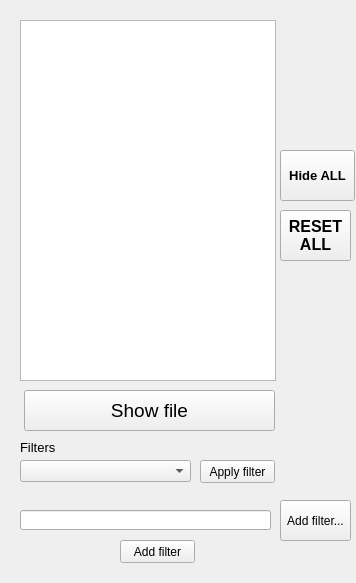
<?xml version="1.0" encoding="UTF-8"?>
<ui version="4.0">
 <class>GUIClass</class>
 <widget class="QMainWindow" name="GUIClass">
  <property name="geometry">
   <rect>
    <x>0</x>
    <y>0</y>
    <width>356</width>
    <height>583</height>
   </rect>
  </property>
  <property name="windowTitle">
   <string>GUI</string>
  </property>
  <widget class="QWidget" name="centralWidget">
   <widget class="QComboBox" name="comboBox">
    <property name="geometry">
     <rect>
      <x>20</x>
      <y>460</y>
      <width>171</width>
      <height>22</height>
     </rect>
    </property>
   </widget>
   <widget class="QPushButton" name="Filter_Apply">
    <property name="geometry">
     <rect>
      <x>200</x>
      <y>460</y>
      <width>75</width>
      <height>23</height>
     </rect>
    </property>
    <property name="text">
     <string>Apply filter</string>
    </property>
   </widget>
   <widget class="QLabel" name="label">
    <property name="geometry">
     <rect>
      <x>20</x>
      <y>440</y>
      <width>46</width>
      <height>13</height>
     </rect>
    </property>
    <property name="text">
     <string>&lt;html&gt;&lt;head/&gt;&lt;body&gt;&lt;p&gt;&lt;span style=&quot; font-size:10pt;&quot;&gt;Filters&lt;/span&gt;&lt;/p&gt;&lt;/body&gt;&lt;/html&gt;</string>
    </property>
   </widget>
   <widget class="QListWidget" name="listWidget">
    <property name="geometry">
     <rect>
      <x>20</x>
      <y>20</y>
      <width>256</width>
      <height>361</height>
     </rect>
    </property>
    <property name="toolTip">
     <string>&lt;html&gt;&lt;head/&gt;&lt;body&gt;&lt;p&gt;BLocked files&lt;/p&gt;&lt;/body&gt;&lt;/html&gt;</string>
    </property>
   </widget>
   <widget class="QPushButton" name="Show_Selected_File">
    <property name="geometry">
     <rect>
      <x>24</x>
      <y>390</y>
      <width>251</width>
      <height>41</height>
     </rect>
    </property>
    <property name="font">
     <font>
      <pointsize>14</pointsize>
     </font>
    </property>
    <property name="text">
     <string>Show file</string>
    </property>
    <property name="checkable">
     <bool>true</bool>
    </property>
    <property name="checked">
     <bool>false</bool>
    </property>
   </widget>
   <widget class="QPushButton" name="Hide_ALL">
    <property name="geometry">
     <rect>
      <x>280</x>
      <y>150</y>
      <width>75</width>
      <height>51</height>
     </rect>
    </property>
    <property name="font">
     <font>
      <pointsize>10</pointsize>
      <weight>75</weight>
      <bold>true</bold>
     </font>
    </property>
    <property name="text">
     <string>Hide ALL</string>
    </property>
   </widget>
   <widget class="QPushButton" name="Reset_ALL_filters">
    <property name="geometry">
     <rect>
      <x>280</x>
      <y>210</y>
      <width>71</width>
      <height>51</height>
     </rect>
    </property>
    <property name="font">
     <font>
      <pointsize>12</pointsize>
      <weight>75</weight>
      <bold>true</bold>
     </font>
    </property>
    <property name="text">
     <string>RESET 
ALL</string>
    </property>
   </widget>
   <widget class="QLineEdit" name="lineEdit">
    <property name="geometry">
     <rect>
      <x>20</x>
      <y>510</y>
      <width>251</width>
      <height>20</height>
     </rect>
    </property>
   </widget>
   <widget class="QPushButton" name="Filter_Add">
    <property name="geometry">
     <rect>
      <x>120</x>
      <y>540</y>
      <width>75</width>
      <height>23</height>
     </rect>
    </property>
    <property name="text">
     <string>Add filter</string>
    </property>
   </widget>
   <widget class="QPushButton" name="pushButton">
    <property name="geometry">
     <rect>
      <x>280</x>
      <y>500</y>
      <width>71</width>
      <height>41</height>
     </rect>
    </property>
    <property name="text">
     <string>Add filter...</string>
    </property>
   </widget>
  </widget>
 </widget>
 <layoutdefault spacing="6" margin="11"/>
 <resources>
  <include location="gui.qrc"/>
 </resources>
 <connections/>
</ui>
